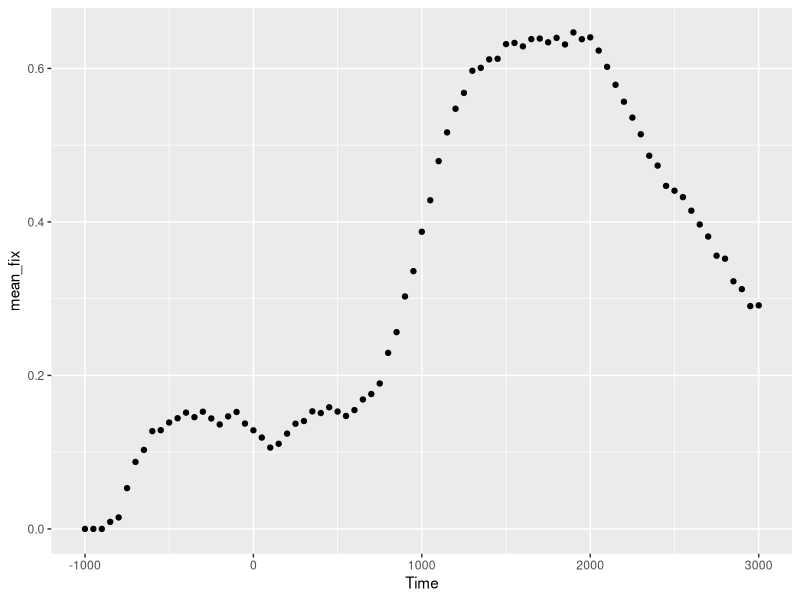
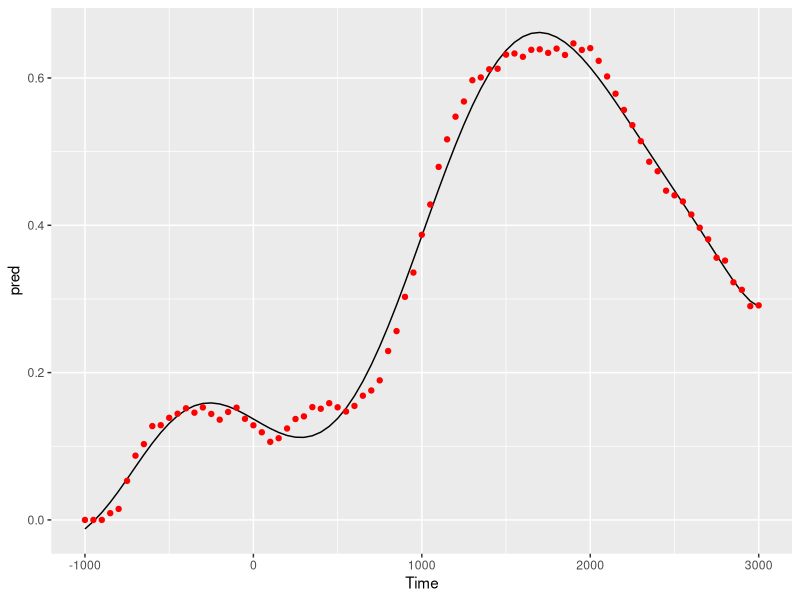
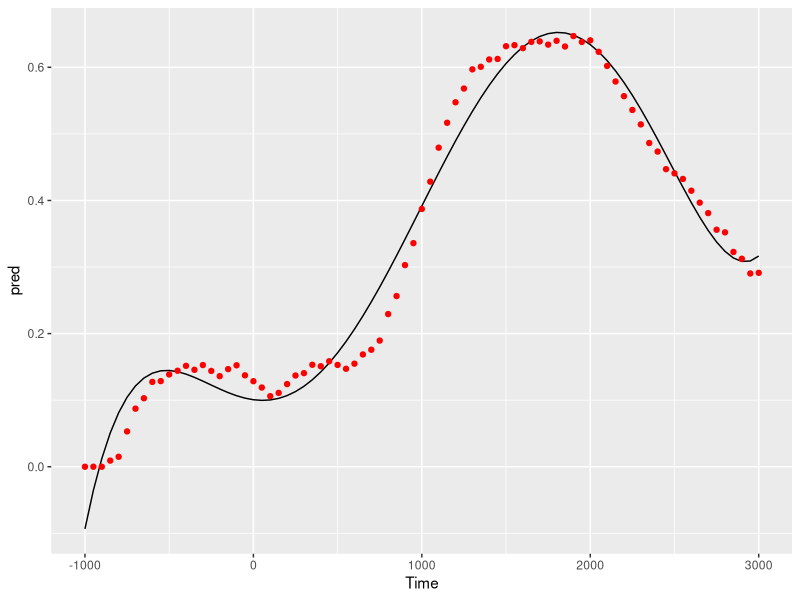
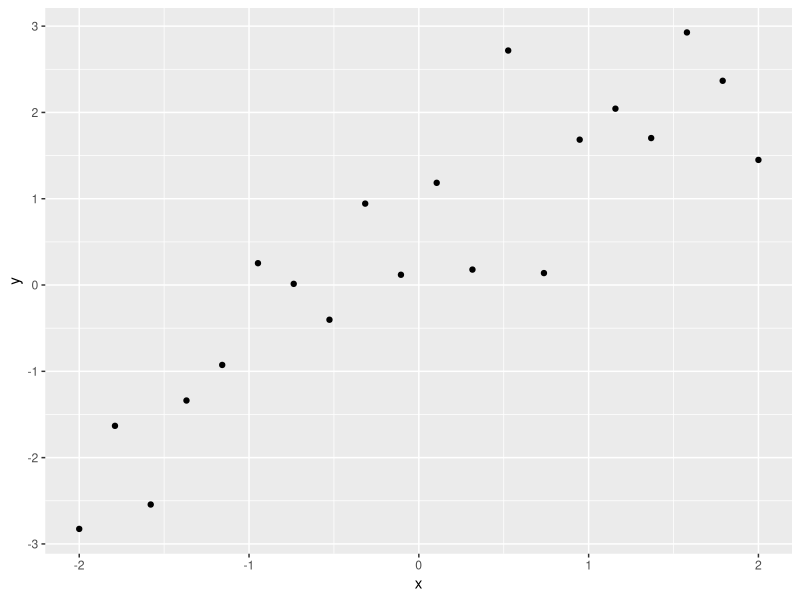
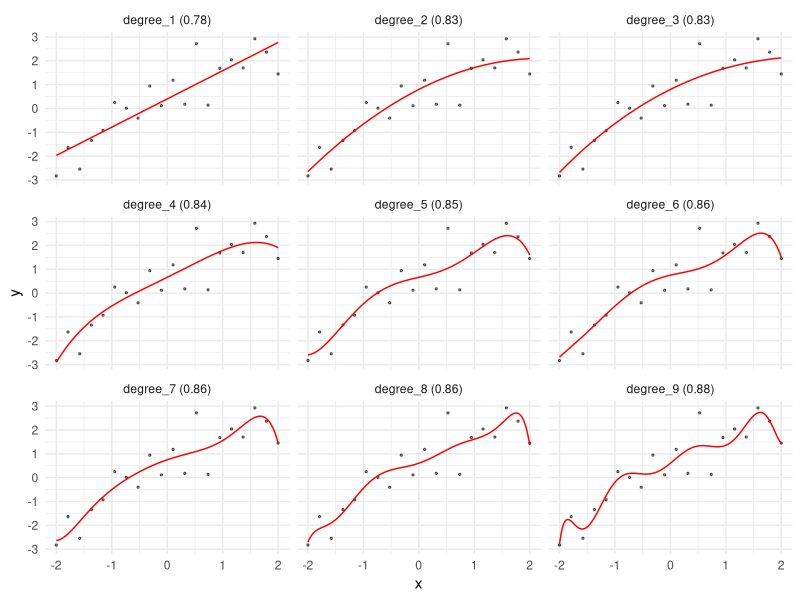
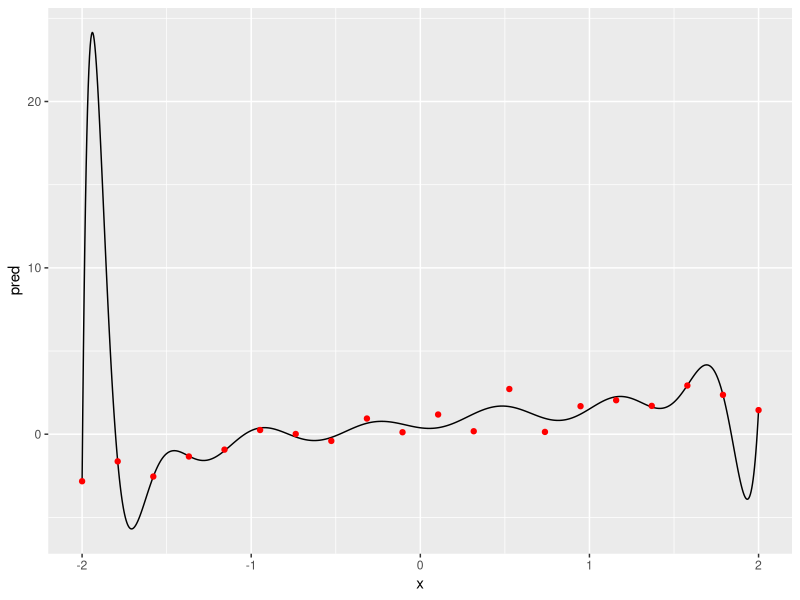

The R source for these figures, in order:
library(tidyverse)
library(magrittr)
library(modelr)

# load data ---------------------------------------------------------------
eyefix_df <- read_csv('data/funct_theme_pts.csv')
eyefix_df_avg <- eyefix_df %>% 
  group_by(Time, Object) %>% 
  summarize(mean_fix = mean(meanFix)) %>% 
  ungroup()

eyefix_df_avg_targ <- filter(eyefix_df_avg, Object == 'Target')

ggplot(eyefix_df_avg_targ,
       aes(x = Time, y = mean_fix)) + geom_point()



# Polynomial regression ----------------------------------------------------

# degree 9
M_9 <- lm(mean_fix ~ poly(Time, degree = 9), data = eyefix_df_avg_targ)
eyefix_df_avg_targ %>% 
  add_predictions(M_9) %>% 
  ggplot(aes(x = Time, y = pred)) + geom_line() +
  geom_point(aes(y = mean_fix), colour = 'red')


# degree 5
M_5 <- lm(mean_fix ~ poly(Time, degree = 5), data = eyefix_df_avg_targ)
eyefix_df_avg_targ %>% 
  add_predictions(M_5) %>% 
  ggplot(aes(x = Time, y = pred)) + geom_line() +
  geom_point(aes(y = mean_fix), colour = 'red')


# compare two models
summary(M_9)$r.sq
summary(M_9)$adj.r.squared

summary(M_5)$r.sq
summary(M_5)$adj.r.squared
anova(M_9, M_5)

AIC(M_9)
AIC(M_5)


# Polynomial with multiple predictors -------------------------------------

M_eyefix <- lm(mean_fix ~ poly(Time, 9)*Object, 
               data=eyefix_df_avg)
M_eyefix_null <- lm(mean_fix ~ Object + poly(Time, 9), data=eyefix_df_avg)
anova(M_eyefix_null, M_eyefix)
AIC(M_eyefix, M_eyefix_null)


# Overfitting -------------------------------------------------------------


# Some random data (actual normal linear)
set.seed(101)
Df <- tibble(x = seq(-2, 2, length.out = 20),
             y = 0.5 + 1.5 * x + rnorm(length(x))
) 
Df %>% ggplot(aes(x,y)) + geom_point()

# Fit 9 polynomial models of degree 1 to 9
M_overfits <- map(seq(9), 
                  ~lm(y ~ poly(x, degree = .), data = Df)
)

# Plot this
col_labels <- paste0('degree_', seq(length(M_overfits))) %>% 
  paste0(' (',round(map_dbl(M_overfits, ~summary(.)$r.sq), 2),')')

Df_new <- tibble(x = seq(-2, 2, length.out = 1000))

prediction_df <- map(M_overfits, ~predict(., newdata = Df_new)) %>% 
  as_tibble(.name_repair = 'minimal') %>% 
  set_colnames(col_labels) %>% 
  cbind(Df_new, .) %>% 
  gather(degree, prediction, starts_with('degree_')) %>% 
  mutate(degree = factor(degree, levels = col_labels))

prediction_df %>% 
  ggplot(mapping = aes(x = x)) +
  geom_point(data=Df, aes(x = x, y = y), size = 0.5, alpha = 0.5) +
  geom_line(aes(y = prediction), col='red') +
  facet_wrap(~degree) +
  theme_minimal()

# Let's look at AIC
map_dbl(M_overfits, AIC) %>%
  set_names(paste0('degree_', seq(M_overfits))) %>% 
  round(2)

aic_c <- function(model){
  K <- length(coef(model)) + 1
  N <- nrow(model$model)
  AIC(model) + (2*K*(K+1))/(N-K-1)
}

# Let's look at AIC_c

map_dbl(M_overfits, aic_c) %>%
  set_names(paste0('degree_', seq(M_overfits))) %>% 
  round(2)

# Runge's phenomenon
M <- lm(y ~ poly(x, degree = 16, raw = F), data = Df)
Df_new <- tibble(x = seq(-2, 2, length.out = 1000))
Df_new %>% 
  add_predictions(M) %>% 
  ggplot() +
  geom_line(mapping = aes(x = x, y = pred)) +
  geom_point(Df, mapping= aes(x = x, y = y), col='red') 

